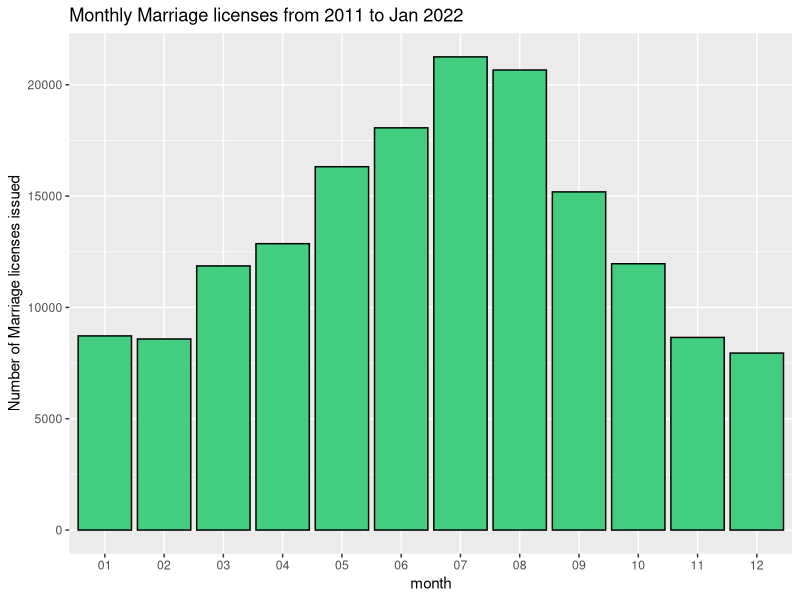

Here is the R script that generated this plot:
## ---- chunk 1
knitr::opts_chunk$set(echo = TRUE)

library(tidyverse)
library(knitr)
library(dplyr)
library(ggplot2)
library(here)

#load in the cleaned data 
marriage_clean<- read_csv(here("inputs/data/cleaned_marriage_data.csv"))

## ---- chunk 2
#show the sample of the cleaned data by putting the first ten rows in a table
marriage_clean%>%
  slice(1:10)%>%
  kable(
    caption = "First 10 rows of the dataset of marriage licenses in Toronto",
    col.names = c("Civic center","Marriage licenses","Time period","Month","Year"),
    digits = 0.5
  )

## ---- chunk 3
#create a table to show the number of marriage licenses in different years
marriage_clean%>%group_by(year)%>%
  summarise(n= sum(MARRIAGE_LICENSES))%>%
  kable(
    caption = "Yearly marriage licenses from 2011 to 2022 Jan",
    col.names = c("Year","Marriage licenses"),
    digits = 1
  )
## ---- chunk 4
#plot the number of marriage licenses in different months
marriage_clean%>%group_by(month)%>%
  summarise(n= sum(MARRIAGE_LICENSES))%>%
  ggplot()+geom_bar(aes(x=month,y=n),stat = "identity",fill="seagreen3", color="black",)+
  labs(title="Monthly Marriage licenses from 2011 to Jan 2022", 
       y="Number of Marriage licenses issued",
       )

